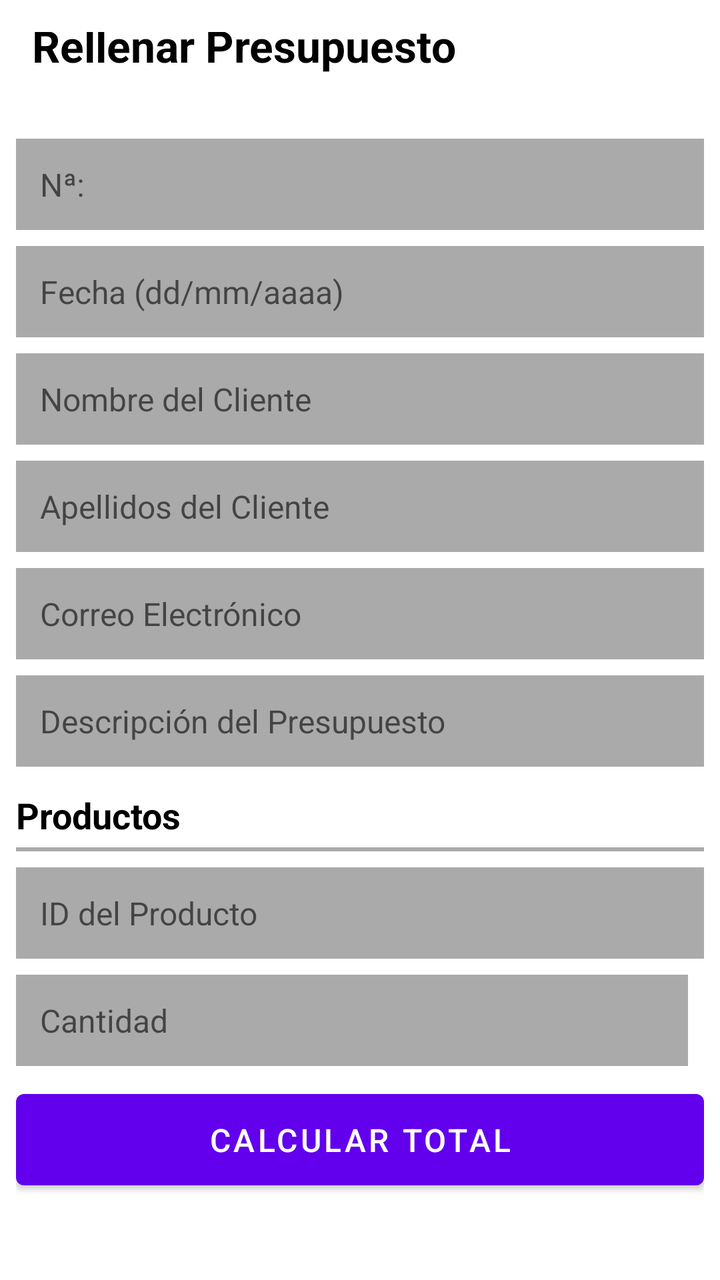
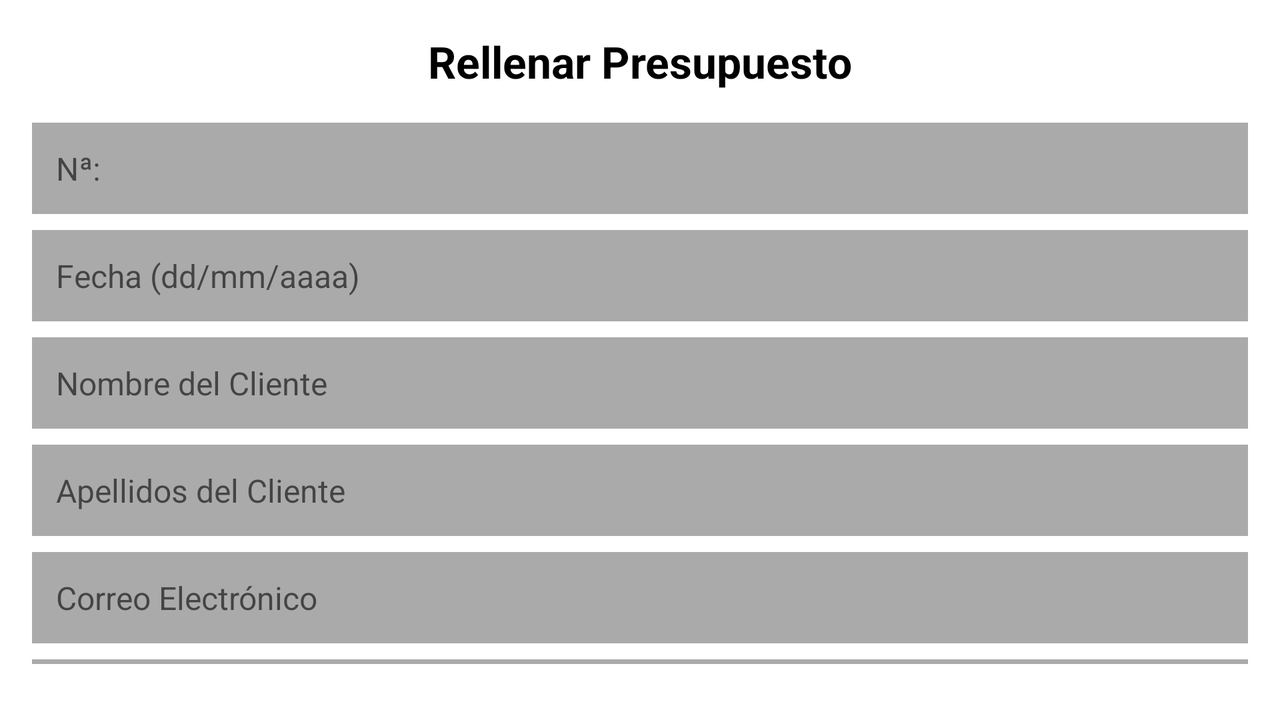

First picture: res/layout/ on a phone held upright. Second picture: the repository's own variant of that layout, on a device whose configuration matches the variant's folder. Source for both follows.
<!-- AndroidManifest.xml: application theme Theme.ProyectoGlobal -->
<!-- res/layout/fragment_rellenar_presupuesto.xml -->
<?xml version="1.0" encoding="utf-8"?>
<LinearLayout xmlns:android="http://schemas.android.com/apk/res/android"
    xmlns:app="http://schemas.android.com/apk/res-auto"
    xmlns:tools="http://schemas.android.com/tools"
    android:layout_width="match_parent"
    android:layout_height="match_parent"
    android:background="@android:color/white"
    android:orientation="vertical"
    android:padding="8dp"
    tools:context=".ui.clases.presupuesto.RellenarPresupuestoFragment">

    <LinearLayout
        android:layout_width="match_parent"
        android:layout_height="wrap_content"
        android:orientation="horizontal"
        android:gravity="center_vertical"
        android:padding="8dp">

        
        <TextView
            android:id="@+id/title"
            android:layout_width="wrap_content"
            android:layout_height="wrap_content"
            android:layout_marginBottom="16dp"
            android:text="Rellenar Presupuesto"
            android:textColor="@android:color/black"
            android:textSize="22sp"
            android:textStyle="bold" />
    </LinearLayout>

        
        <EditText
            android:id="@+id/etNumeroPresupuesto"
            android:layout_width="match_parent"
            android:layout_height="wrap_content"
            android:layout_marginBottom="8dp"
            android:background="@android:color/darker_gray"
            android:hint="Nª: "
            android:inputType="textMultiLine"
            android:padding="12dp"
            android:textSize="16sp" />

        
        <EditText
            android:id="@+id/etFecha"
            android:layout_width="match_parent"
            android:layout_height="wrap_content"
            android:layout_marginBottom="8dp"
            android:background="@android:color/darker_gray"
            android:hint="Fecha (dd/mm/aaaa)"
            android:inputType="date"
            android:padding="12dp"
            android:textSize="16sp" />

        
        <EditText
            android:id="@+id/etNombre"
            android:layout_width="match_parent"
            android:layout_height="wrap_content"
            android:layout_marginBottom="8dp"
            android:background="@android:color/darker_gray"
            android:hint="Nombre del Cliente"
            android:inputType="textPersonName"
            android:padding="12dp"
            android:textSize="16sp" />

        
        <EditText
            android:id="@+id/etApellido"
            android:layout_width="match_parent"
            android:layout_height="wrap_content"
            android:layout_marginBottom="8dp"
            android:background="@android:color/darker_gray"
            android:hint="Apellidos del Cliente"
            android:inputType="textPersonName"
            android:padding="12dp"
            android:textSize="16sp" />

        
        <EditText
            android:id="@+id/etCorreo"
            android:layout_width="match_parent"
            android:layout_height="wrap_content"
            android:layout_marginBottom="8dp"
            android:background="@android:color/darker_gray"
            android:hint="Correo Electrónico"
            android:inputType="textEmailAddress"
            android:padding="12dp"
            android:textSize="16sp" />

        
        <EditText
            android:id="@+id/etDescripcion"
            android:layout_width="match_parent"
            android:layout_height="wrap_content"
            android:layout_marginBottom="12dp"
            android:background="@android:color/darker_gray"
            android:hint="Descripción del Presupuesto"
            android:inputType="textMultiLine"
            android:padding="12dp"
            android:textSize="16sp" />

        
        <TextView
            android:layout_width="wrap_content"
            android:layout_height="wrap_content"
            android:layout_marginBottom="4dp"
            android:text="Productos"
            android:textColor="@android:color/black"
            android:textSize="18sp"
            android:textStyle="bold" />

        <View
            android:layout_width="match_parent"
            android:layout_height="2dp"
            android:layout_marginBottom="8dp"
            android:background="@android:color/darker_gray" />

        
        <EditText
            android:id="@+id/etIdProducto"
            android:layout_width="match_parent"
            android:layout_height="wrap_content"
            android:layout_marginBottom="8dp"
            android:background="@android:color/darker_gray"
            android:hint="ID del Producto"
            android:inputType="number"
            android:padding="12dp"
            android:textSize="16sp" />

        
        <LinearLayout
            android:layout_width="match_parent"
            android:layout_height="wrap_content"
            android:layout_marginBottom="8dp"
            android:orientation="horizontal">

            <EditText
                android:id="@+id/etCantidad"
                android:layout_width="0dp"
                android:layout_height="wrap_content"
                android:layout_weight="1"
                android:background="@android:color/darker_gray"
                android:hint="Cantidad"
                android:inputType="number"
                android:padding="12dp"
                android:textSize="16sp" />

            <View
                android:layout_width="8dp"
                android:layout_height="match_parent" />

        </LinearLayout>

        
        <Button
            android:id="@+id/btnCalcular"
            android:layout_width="match_parent"
            android:layout_height="wrap_content"
            android:layout_marginBottom="8dp"
            android:padding="12dp"
            android:text="Calcular Total"
            android:textColor="@android:color/white"
            android:textSize="16sp" />

</LinearLayout>
<!-- resources referenced by this layout -->
<resources>
  <style name="Theme.ProyectoGlobal" parent="Theme.MaterialComponents.DayNight.NoActionBar">
      
      
          <item name="colorPrimary">@color/purple_500</item>
          <item name="colorPrimaryVariant">@color/purple_700</item>
          <item name="colorOnPrimary">@color/white</item>
          
          <item name="colorSecondary">@color/teal_200</item>
          <item name="colorSecondaryVariant">@color/teal_700</item>
          <item name="colorOnSecondary">@color/black</item>
          
          <item name="android:statusBarColor">?attr/colorPrimaryVariant</item>
          
      </style>
  <color name="purple_500">#FF6200EE</color>
  <color name="purple_700">#FF3700B3</color>
  <color name="white">#FFFFFFFF</color>
  <color name="teal_200">#FF03DAC5</color>
  <color name="teal_700">#FF018786</color>
  <color name="black">#FF000000</color>
</resources>
<!-- res/layout-land/fragment_rellenar_presupuesto.xml (the repository's variant of the layout above) -->
<!-- drawn on the phone turned sideways -->
<?xml version="1.0" encoding="utf-8"?>
<LinearLayout xmlns:android="http://schemas.android.com/apk/res/android"
    xmlns:app="http://schemas.android.com/apk/res-auto"
    xmlns:tools="http://schemas.android.com/tools"
    android:layout_width="match_parent"
    android:layout_height="match_parent"
    android:background="@android:color/white"
    android:orientation="vertical"
    android:padding="16dp"
    android:weightSum="1"
    tools:context=".ui.clases.presupuesto.RellenarPresupuestoFragment">

    
    <TextView
        android:id="@+id/title"
        android:layout_width="wrap_content"
        android:layout_height="wrap_content"
        android:text="Rellenar Presupuesto"
        android:textColor="@android:color/black"
        android:textSize="22sp"
        android:textStyle="bold"
        android:layout_marginBottom="16dp"
        android:layout_gravity="center" />

    
    <EditText
        android:id="@+id/etNumeroPresupuesto"
        android:layout_width="match_parent"
        android:layout_height="wrap_content"
        android:background="@android:color/darker_gray"
        android:hint="Nª: "
        android:inputType="textMultiLine"
        android:padding="12dp"
        android:textSize="16sp"
        android:layout_marginBottom="8dp" />

    
    <EditText
        android:id="@+id/etFecha"
        android:layout_width="match_parent"
        android:layout_height="wrap_content"
        android:background="@android:color/darker_gray"
        android:hint="Fecha (dd/mm/aaaa)"
        android:inputType="date"
        android:padding="12dp"
        android:textSize="16sp"
        android:layout_marginBottom="8dp" />

    
    <EditText
        android:id="@+id/etNombre"
        android:layout_width="match_parent"
        android:layout_height="wrap_content"
        android:background="@android:color/darker_gray"
        android:hint="Nombre del Cliente"
        android:inputType="textPersonName"
        android:padding="12dp"
        android:textSize="16sp"
        android:layout_marginBottom="8dp" />

    
    <EditText
        android:id="@+id/etApellido"
        android:layout_width="match_parent"
        android:layout_height="wrap_content"
        android:background="@android:color/darker_gray"
        android:hint="Apellidos del Cliente"
        android:inputType="textPersonName"
        android:padding="12dp"
        android:textSize="16sp"
        android:layout_marginBottom="8dp" />

    
    <EditText
        android:id="@+id/etCorreo"
        android:layout_width="match_parent"
        android:layout_height="wrap_content"
        android:background="@android:color/darker_gray"
        android:hint="Correo Electrónico"
        android:inputType="textEmailAddress"
        android:padding="12dp"
        android:textSize="16sp"
        android:layout_marginBottom="8dp" />

    
    <EditText
        android:id="@+id/etDescripcion"
        android:layout_width="match_parent"
        android:layout_height="wrap_content"
        android:background="@android:color/darker_gray"
        android:hint="Descripción del Presupuesto"
        android:inputType="textMultiLine"
        android:padding="12dp"
        android:textSize="16sp"
        android:layout_marginBottom="12dp" />

    
    <TextView
        android:layout_width="wrap_content"
        android:layout_height="wrap_content"
        android:text="Productos"
        android:textColor="@android:color/black"
        android:textSize="18sp"
        android:textStyle="bold"
        android:layout_marginBottom="4dp"
        android:layout_gravity="start"/>

    <View
        android:layout_width="match_parent"
        android:layout_height="2dp"
        android:background="@android:color/darker_gray"
        android:layout_marginBottom="8dp" />

    
    <EditText
        android:id="@+id/etIdProducto"
        android:layout_width="match_parent"
        android:layout_height="wrap_content"
        android:background="@android:color/darker_gray"
        android:hint="ID del Producto"
        android:inputType="number"
        android:padding="12dp"
        android:textSize="16sp"
        android:layout_marginBottom="8dp" />

    
    <LinearLayout
        android:layout_width="match_parent"
        android:layout_height="wrap_content"
        android:orientation="horizontal"
        android:layout_marginBottom="8dp">

        <EditText
            android:id="@+id/etCantidad"
            android:layout_width="0dp"
            android:layout_height="wrap_content"
            android:layout_weight="1"
            android:background="@android:color/darker_gray"
            android:hint="Cantidad"
            android:inputType="number"
            android:padding="12dp"
            android:textSize="16sp" />

        <View
            android:layout_width="8dp"
            android:layout_height="match_parent" />
    </LinearLayout>

    
    <Button
        android:id="@+id/btnCalcular"
        android:layout_width="match_parent"
        android:layout_height="wrap_content"
        android:padding="12dp"
        android:text="Calcular Total"
        android:textColor="@android:color/white"
        android:textSize="16sp"
        android:layout_marginBottom="8dp" />

</LinearLayout>
